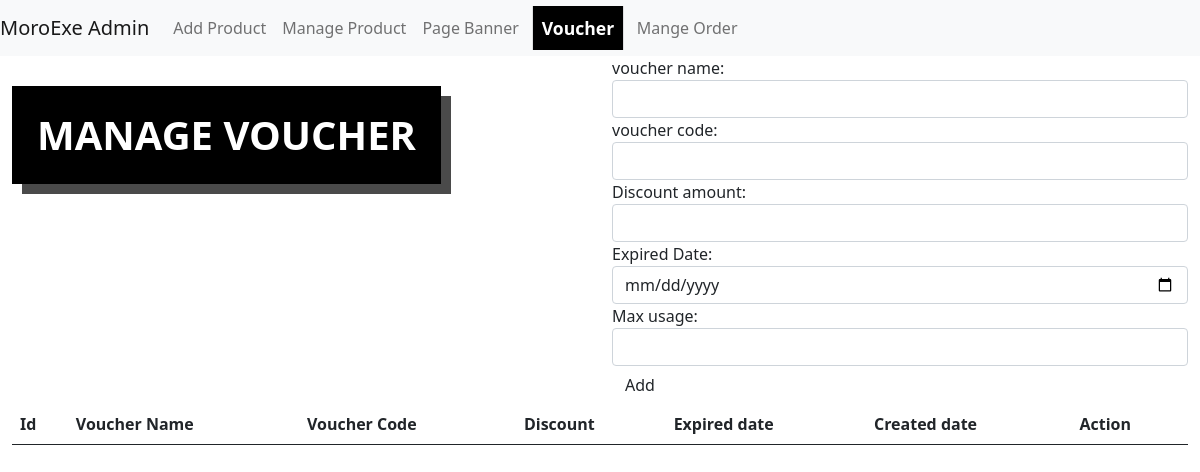
Page /admin/voucher on the earlier database version.
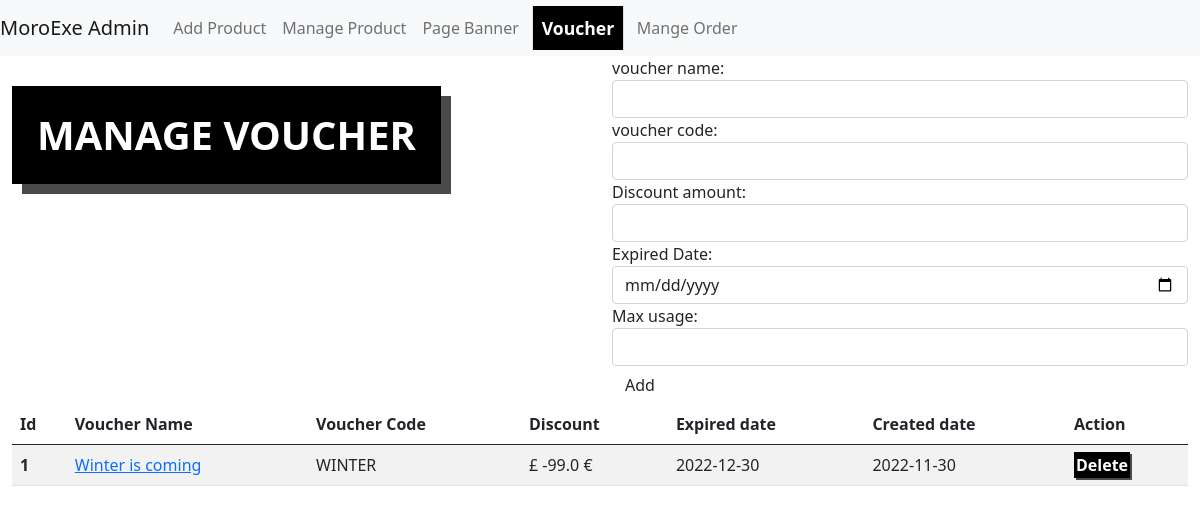
Same page on the later database version.
### app/models.py (models this page shows)
class Voucher(db.Model):
    __tablename__="vouchers"
    id = db.Column(db.Integer, primary_key=True)
    name = db.Column(db.String())
    code = db.Column(db.Integer)
    discount = db.Column(db.Float)
    expire_date = db.Column(db.Date())
    create_date = db.Column(db.Date(), default=datetime.utcnow)
    max_usage = db.Column(db.Integer, default=1000)

### app/admin/views.py (the view, shortened to what this page needs)
@admin.route('/voucher', methods=['GET','POST'])
def MangeVoucher():
    form = AddVoucherForm()
    vouchers = Voucher.query.all()
    return render_template('admin/manage_voucher.html',form = form,vouchers=vouchers)

### app/admin/forms.py
class AddVoucherForm(FlaskForm):
    name = StringField('voucher name:')
    code = StringField('voucher code:')
    discount = FloatField('Discount amount:')
    expire_date = DateField('Expired Date: ')
    max_usage = IntegerField('Max usage: ')
    submit = SubmitField('Add')

### app/templates/admin/manage_voucher.html (shortened to what this page needs)
{% extends "ad_base.html" %}
{% set active_page = 'voucher' %}
{% import "bootstrap/wtf.html" as wtf %}
{% block page_content %}
<div class="container-fluid">
  <div class="row">
    <div class="col-md-6">
   <h1 class="heading" >MANAGE VOUCHER</h1>
  </div>
  <div class="col-md-6">
  {{ wtf.quick_form(form) }}
</div>
  </div>
  <table class="table table-striped">
    <thead>
      <tr>
        <th scope="col">Id</th>
        <th scope="col">Voucher Name</th>
        <th scope="col">Voucher Code</th>
        <th scope="col">Discount</th>
        <th scope="col">Expired date</th>
        <th scope="col">Created date</th>
        <th scope="col">Action</th>
      </tr>
    </thead>
    <tbody>
      {% for voucher in vouchers%}
      <tr class="tbRow">
        <th  style="vertical-align: middle;" scope="row">{{voucher.id}}</th>
        <td style="vertical-align: middle;">
            <a href="#">{{voucher.name}}</a></td>
        <td style="vertical-align: middle;"> {{voucher.code}}</td>
        <td style="vertical-align: middle;"> &#163; {{voucher.discount}} &euro;</td>
        <td style="vertical-align: middle; ">{{voucher.expire_date}}</td>
        <td style="vertical-align: middle; ">{{voucher.create_date}}</td>
        <td style="vertical-align: middle;"><a id="deleteBtn" href="{{url_for('admin.DeleteVoucher',voucher_id=voucher.id)}}">Delete</a></td>
      </tr>
{%endfor%}
    </tbody>
  </table>
</div>
{% endblock %}

Differences in the rows shown:
added Voucher: id "1", name "Winter is coming", code "WINTER", discount "-99.0", expire_date "2022-12-30", create_date "2022-11-30"
